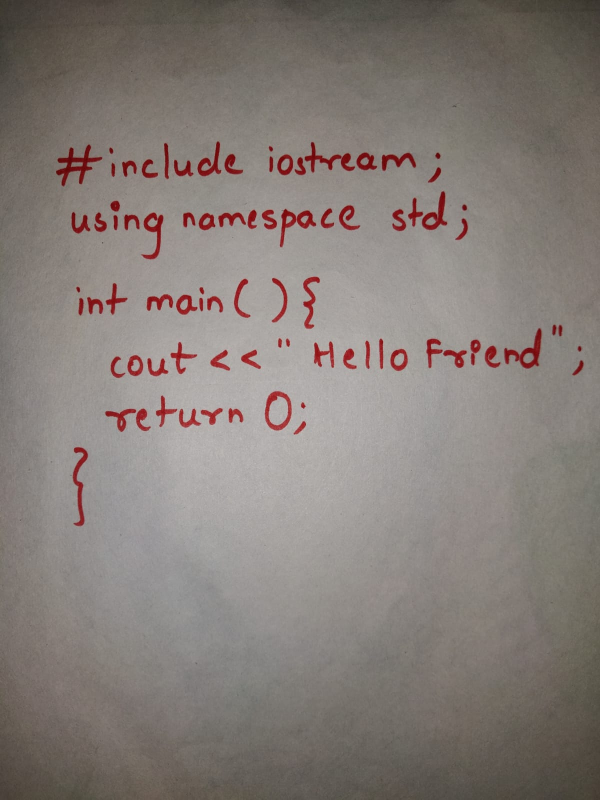
#> input picture ocr/data/testdata.jpeg, 1200 x 1599 px (shown at 1/2 size)
$ python -i preprocessing.py   (imports and definitions only)
#> lines starting #> are read from the running program, lines starting #| are printed output that depends on the picture; after the words box and inside, x2 and y2 are one past the last pixel; in counts of white or black regions, pixels touching at a corner belong together
import cv2 as cv
import pytesseract as tess
import numpy as np

img_path = "./data/testdata.jpeg"
# [1 line not run here, left out]
# cv.imshow("stock image",img)


def resizeImage(img):
    scale_percent = 60

    width = int(img.shape[1] * scale_percent / 100)
    height = int(img.shape[0] * scale_percent / 100)
    dim = (width, height)
    resized_img = cv.resize(img, dim, interpolation=cv.INTER_AREA)
    # cv.imshow("resized image",resized_img)
    return resized_img


def getThresholdImg(grayscale_img):
    th = cv.adaptiveThreshold(
        grayscale_img, 255, cv.ADAPTIVE_THRESH_GAUSSIAN_C, cv.THRESH_BINARY, 35, 13)
    return th


def removeNoice(th):
    noice_removed = cv.fastNlMeansDenoising(
        th, h=20, templateWindowSize=11, searchWindowSize=33)
    return noice_removed


def preprocessImg(img):
    resized_img = resizeImage(img)
    grayscale_img = cv.cvtColor(resized_img, cv.COLOR_BGR2GRAY)
    # cv.imshow("grayscale image", grayscale_img)

    th = getThresholdImg(grayscale_img)
    # cv.imshow("adaptive threshold image", th)

    noice_removed = removeNoice(th)
    # cv.imshow("noise removed image", noice_removed)

    # cv.imwrite("modelreadyimage2.png",noice_removed)
    return noice_removed

    # cv.waitKey(0)
    # cv.destroyAllWindows()

>>> import cv2
>>> picture = cv2.imread('data/testdata.jpeg')
#> picture is the input picture: shape (1599, 1200, 3); mean B, G, R 120.2, 125.1, 133.4
>>> result = preprocessImg(picture)
#> in resizeImage, `resized_img = cv.resize(img, dim, interpolation=cv.INTER_AREA)`:
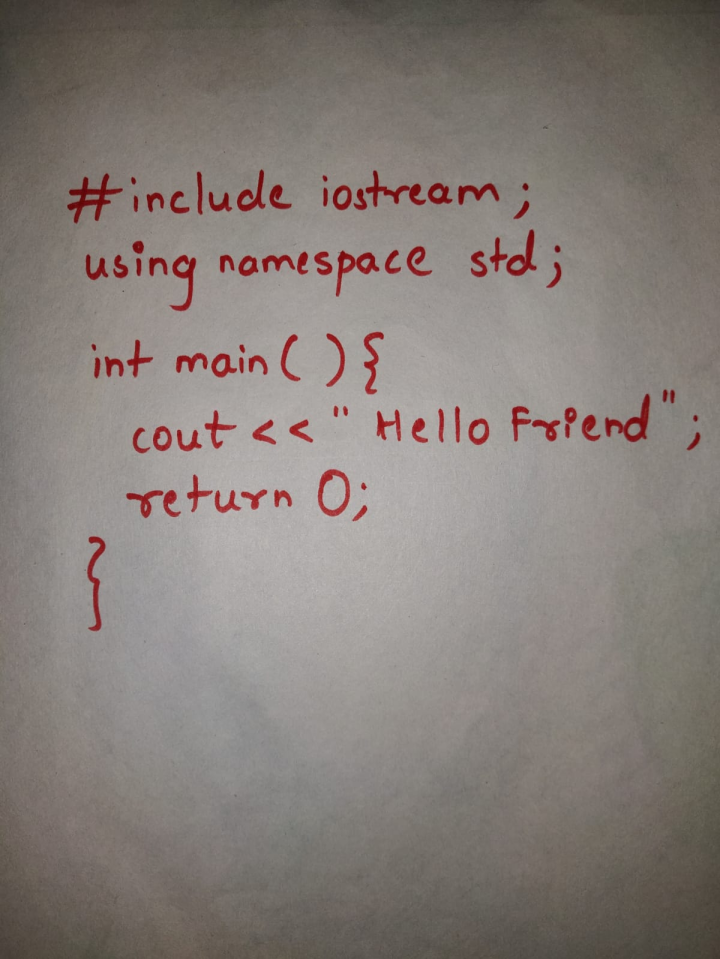
#> resized_img: shape (959, 720, 3); mean B, G, R 120.2, 125.1, 133.4
#> in preprocessImg, `grayscale_img = cv.cvtColor(resized_img, cv.COLOR_BGR2GRAY)`:
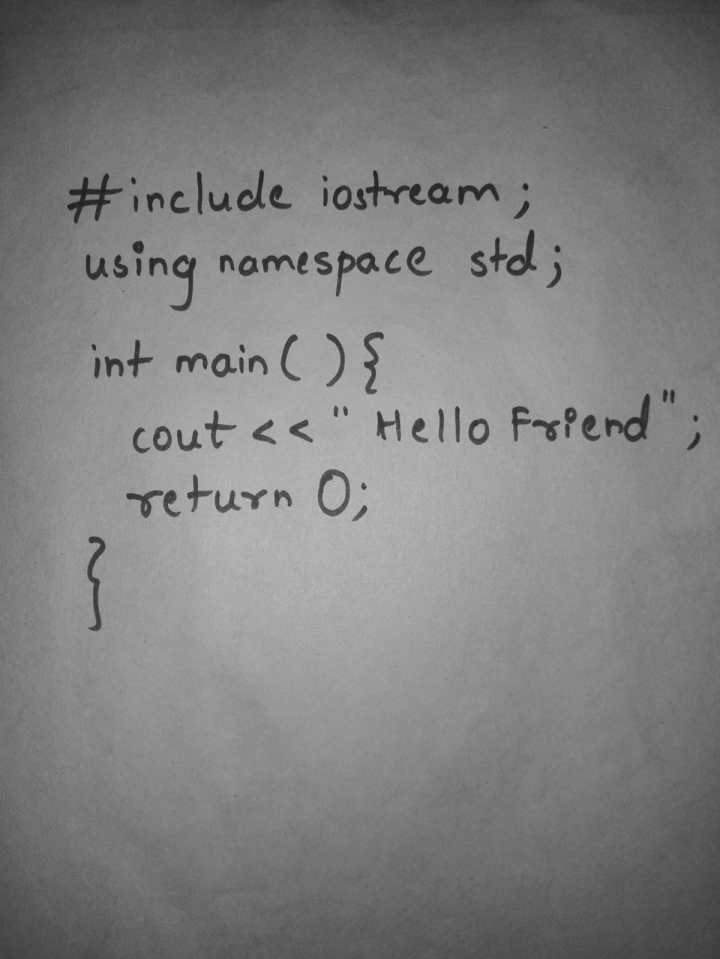
#> grayscale_img: shape (959, 720); min 30, max 189, mean 127
#> in getThresholdImg, `th = cv.adaptiveThreshold( grayscale_img, 255, cv.ADAPTIVE_THRESH_GAUS..`:
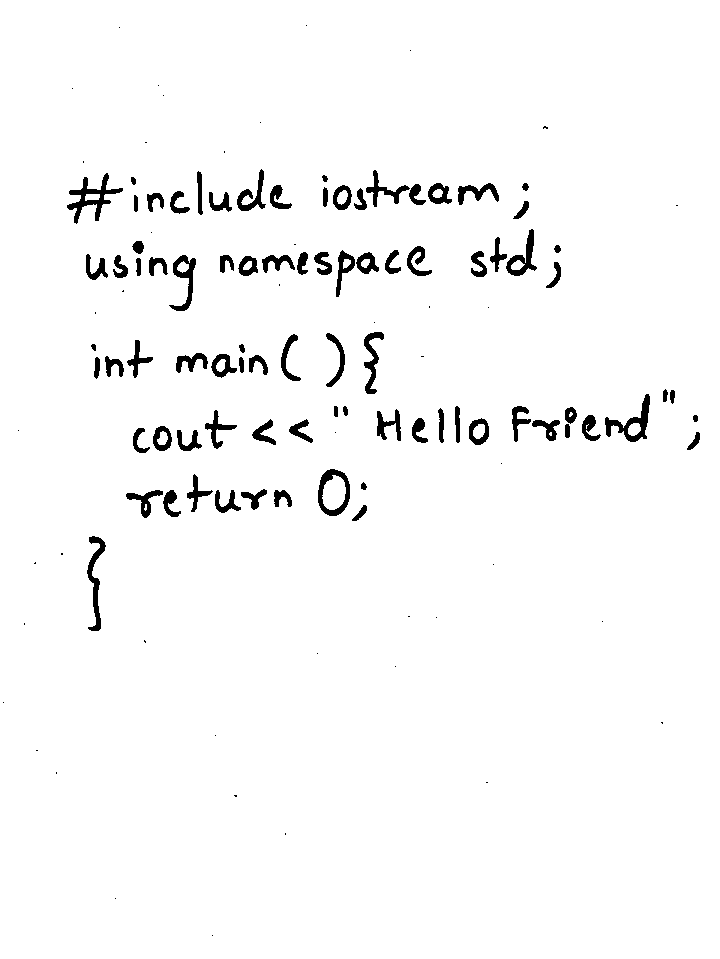
#> th: shape (959, 720); 97.2% white; 128 black regions (44 under 20 px), largest, box (x1, y1, x2, y2) and area: (67, 173, 123, 224) 813, (605, 394, 650, 442) 682, (87, 536, 106, 631) 613
